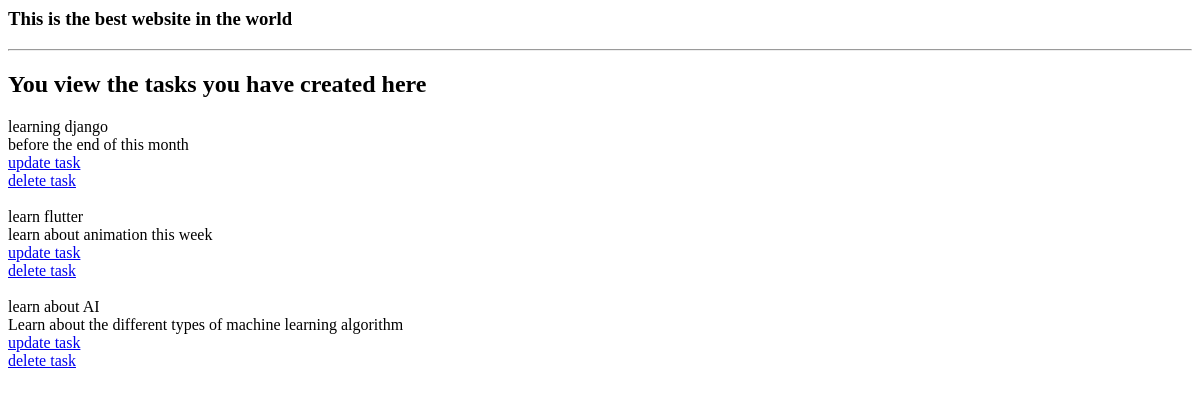
The page /view-task on the database as committed earlier.
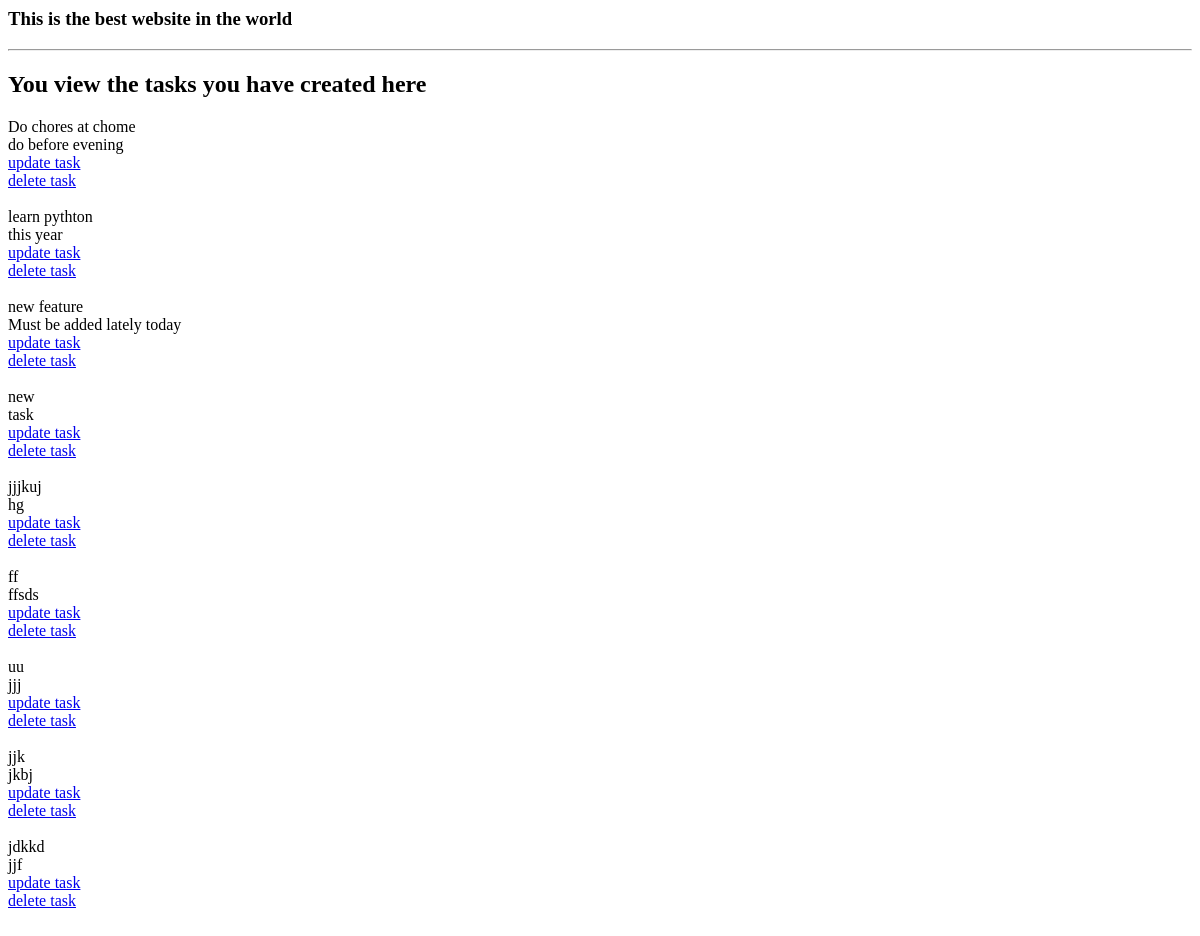
The same page on the database as committed later.
### todo/models.py (models this page shows)
class Task(models.Model):
    title = models.CharField(max_length=100)
    content = models.TextField(max_length=300)
    date_posted = models.DateTimeField(auto_now_add=True)

### todo/views.py (the view)
# urls.py: path('view-task', views.ViewTasks, name='view-task'),
def ViewTasks(request):
   tasks = Task.objects.all()
   context = {'tasks' : tasks}
   return render(request, 'view_tasks.html', context=context)

### templates/view_tasks.html (shortened to what this page needs)
{% include 'base.html' %}
<h2>You view the tasks you have created here</h2>
{%for task in tasks%}
    {{task.title}}<br>
    {{task.content}} <br>
    <a href="{% url 'update-task' task.id %}">update task</a>
    <a href="{% url 'delete-task' task.id %}">delete task</a>
{%endfor%}

### templates/base.html
<h3>This is the best website in the world </h3>
<hr>

Rows that differ between the two databases and show on the page:
removed Task: title "learning django", content "before the end of this month"
removed Task: title "learn flutter", content "learn about animation this week"
removed Task: title "learn about AI", content "Learn about the different types of machine learning algorithm"
added Task: title "Do chores at chome", content "do before evening"
added Task: title "learn pythton", content "this year"
added Task: title "new feature", content "Must be added lately today"
added Task: title "new", content "task"
added Task: title "jjjkuj", content "hg"
added Task: title "ff", content "ffsds"
added Task: title "uu", content "jjj"
added Task: title "jjk", content "jkbj"
added Task: title "jdkkd", content "jjf"
